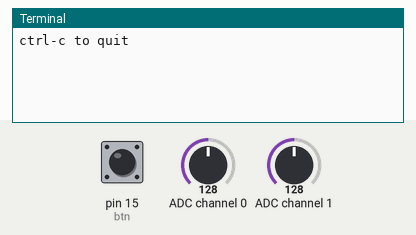
Recording of a program running on a simulated Raspberry Pi (header pin numbers). On the bench: the last lines printed to the terminal. Inputs (shaded band) come from the test bench; at power-on: ADC channel 0 = 128, ADC channel 1 = 128, pin 15 (btn) HIGH (analog values on the 0–255 scale).

Above: at 1.2 s.
1.3 s: ADC channel 0 set to 0
At 2.3 s:
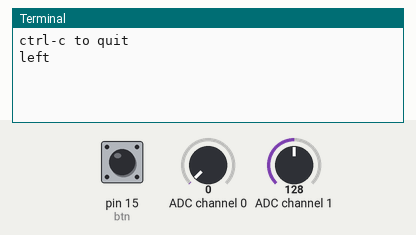
2.8 s: ADC channel 1 set to 0
At 4.0 s:
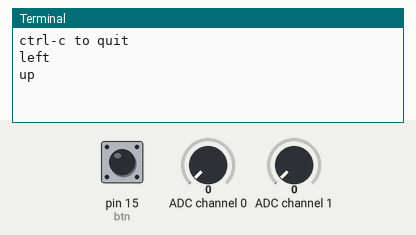
4.3 s: pin 15 (btn) pulled LOW for 0.15 s
At 5.1 s:
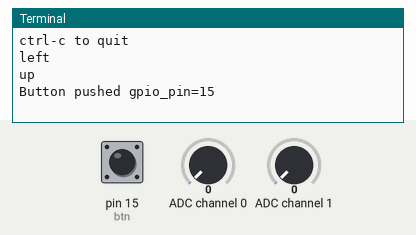

Measured:
- after the input at 1.3 s, the terminal: prints a new line at once (image 1)
- after the input at 2.8 s, the terminal: prints a new line at once (image 2)
- after the input at 4.3 s, the terminal: prints a new line after 0.15 s (image 3)

The program:

joystick.py
```python
from modules.ADC0832joystick import ADC0832joystick
import RPi.GPIO as GPIO

btn = 15# Define button pin

def getResult(ADC):#get joystick result
	if ADC.getResult(1) == 0:
		return 1 # up
	if ADC.getResult(1) == 255:
		return 2 # down
	if ADC.getResult(0) == 0:
		return 3 # left
	if ADC.getResult(0) == 255:
		return 4 # right

def button_pushed(channel):
	print("Button pushed gpio_pin={0}".format(channel))

def main():
	print("ctrl-c to quit")
	try:
		ADC = ADC0832joystick()
		GPIO.setmode(GPIO.BOARD)
		GPIO.setup(btn, GPIO.IN, pull_up_down=GPIO.PUD_UP)
		#joystick button requires a lot of bouncetime to prevent duplicates
		GPIO.add_event_detect(btn, GPIO.RISING, button_pushed, bouncetime=500)
		global state
		state = ['up', 'down', 'left', 'right']
		prev = ""
		while True:
			tmp = getResult(ADC)
			if tmp != None and prev != tmp:
				print(state[tmp-1])
				prev = tmp
	except KeyboardInterrupt:
		print("")
		print("exiting program")
	finally:
		GPIO.cleanup()

if __name__ == '__main__':
	main()
```

ADC0832joystick.py
```python
import RPi.GPIO as GPIO
import time

class ADC0832joystick(object):

	def __init__(self):
		# Initialize pin numbers
		self.csPin = 11 # BCM 17
		self.clkPin = 13 # BCM 27
		self.dioPin = 16 # BCM 23
		GPIO.setwarnings(False)
		GPIO.setmode(GPIO.BOARD)# Number GPIOs by its physical location
		GPIO.setup(self.csPin, GPIO.OUT)# Set pins' mode is output
		GPIO.setup(self.clkPin, GPIO.OUT)# Set pins' mode is output

	# using channel = 0 as default for backwards compatibility
	def getResult(self, channel=0):# Get ADC result, input channal
		timingOffset = 1.05
		GPIO.setup(self.dioPin, GPIO.OUT)
		GPIO.output(self.csPin, 0)

		GPIO.output(self.clkPin, 0)
		GPIO.output(self.dioPin, 1)
		time.sleep(0.00025 * timingOffset)
		GPIO.output(self.clkPin, 1)
		time.sleep(0.00009 * timingOffset)
		GPIO.output(self.clkPin, 0)

		GPIO.output(self.dioPin, 1)
		time.sleep(0.00025 * timingOffset)
		GPIO.output(self.clkPin, 1)
		time.sleep(0.00009 * timingOffset)
		GPIO.output(self.clkPin, 0)

		GPIO.output(self.dioPin, channel);
		time.sleep(0.00009 * timingOffset)

		GPIO.output(self.clkPin, 1)
		GPIO.output(self.dioPin, 1)
		time.sleep(0.00025 * timingOffset)
		GPIO.output(self.clkPin, 0)
		GPIO.output(self.dioPin, 1)
		time.sleep(0.00009 * timingOffset)

		dat1 = 0
		for i in range(0, 8):
			GPIO.output(self.clkPin, 1)
			time.sleep(0.00009 * timingOffset)
			GPIO.output(self.clkPin, 0)
			time.sleep(0.0015 * timingOffset)
			GPIO.setup(self.dioPin, GPIO.IN)
			dat1 = dat1 << 1 | GPIO.input(self.dioPin)

		dat2 = 0
		for i in range(0, 8):
			dat2 = dat2 | GPIO.input(self.dioPin) << i
			GPIO.output(self.clkPin, 1)
			time.sleep(0.00009 * timingOffset)
			GPIO.output(self.clkPin, 0);
			time.sleep(0.0006 * timingOffset)

		GPIO.output(self.csPin, 1)
		GPIO.setup(self.dioPin, GPIO.OUT)

		if dat1 == dat2:
			return dat1
		else:
			return 0
```
